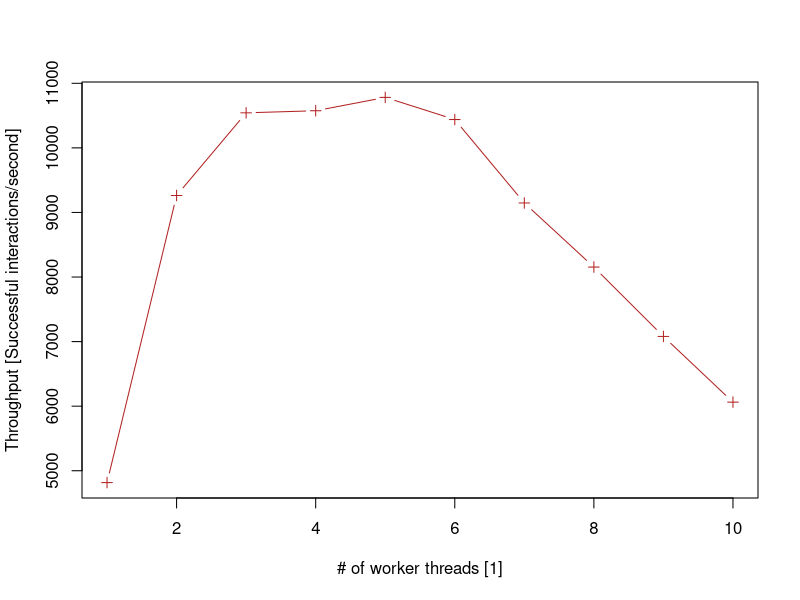
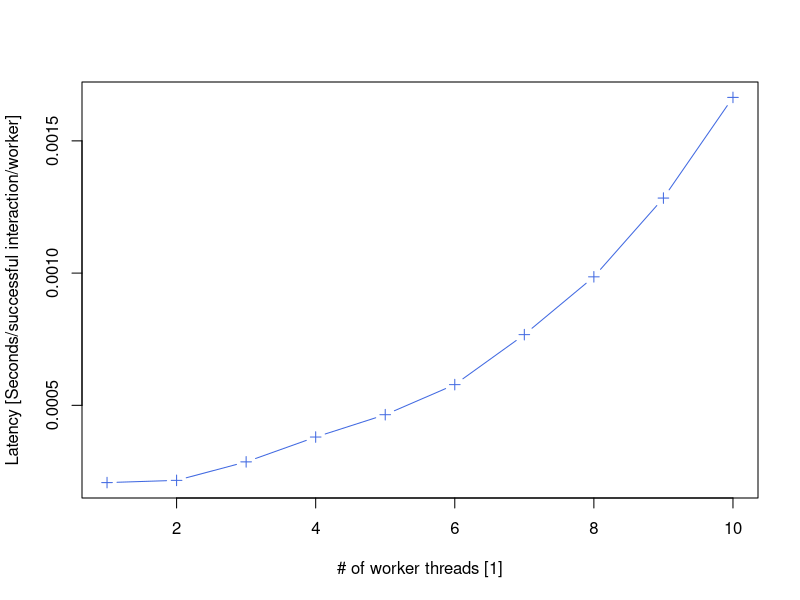

Source code (R) for these figures, in order:
local <- read.table("./results_local.csv", sep=",", header=TRUE)
# server <- read.table("./results_server.csv", sep=",", header=TRUE)
pdf("throughput.pdf")
plot(local$workers, local$throughput, type="b",
     xlab="# of worker threads [1]",
     ylab="Throughput [Successful interactions/second]", col="firebrick", pch=3)
# plot(server$workers, server$throughput, type="b", col="maroon", pch=4)
pdf("latency.pdf")
plot(local$workers, local$latency, type="b", xlab="# of worker threads [1]",
     ylab="Latency [Seconds/successful interaction/worker]", col="royalblue",
     pch=3)
# plot(server$workers, server$latency, type="b", col="orchid", pch=4)
